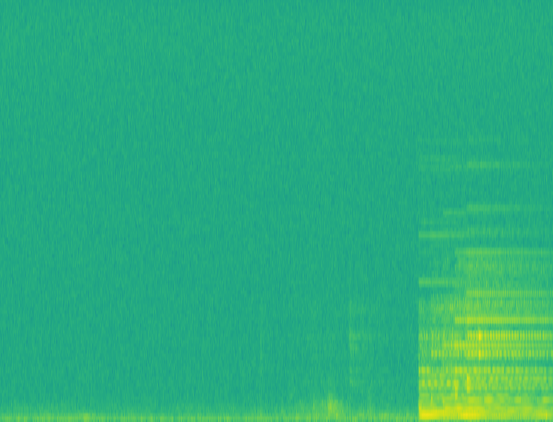
#> input picture sparse_modeling/img/Figure_1b.png, 553 x 422 px
$ python sparse_modeling_defect-detection.py   (older library calls are emulated)
#> lines starting #> are read from the running program, lines starting #| are printed output that depends on the picture
# -*- coding: utf-8 -*-
"""
画像の異常検知
sparse_modeling_defect-detection.py

This is a copy modify from defect-detection.ipynb
from https://github.com/hacarus/codezine-sparse-modeling/tree/master/5.


#
"""

#!pip install japanize-matplotlib
#!pip install spm-image  # use spm-image  https://github.com/hacarus/spm-image

# Commented out IPython magic to ensure Python compatibility.
import numpy as np
import matplotlib
import matplotlib.pyplot as plt
from PIL import Image
import seaborn as sns
import time

# %matplotlib inline
# %load_ext autoreload
# %autoreload 1

plt.rcParams["font.family"] = "MS Gothic"  # use for Windows  #"IPAexGothic"

#import warnings
#warnings.filterwarnings('ignore')

"""## 正常画像から辞書を作成"""

#!pwd
#!mkdir img
#!mkdir img/result

# 正常画像を読み込み
ok1="img/Figure_1b.png" # "img/wood-ok2.jpg"
ng1="img/Figure_2b.png" # "img/wood-ng2.jpg"
#ok_img = np.asarray(Image.open("img/wood-ok.jpg").convert('L'))
ok_img = np.asarray(Image.open(ok1).convert('L'))
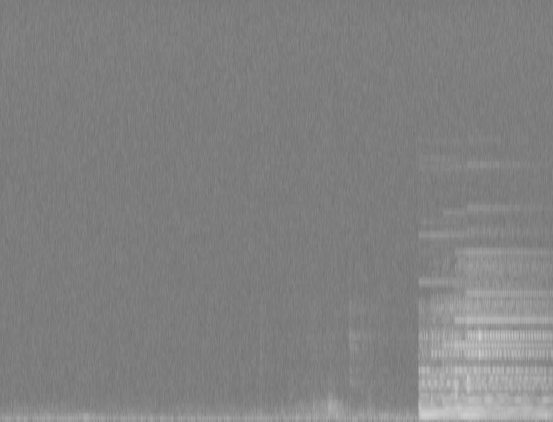
#> ok_img: shape (422, 553); min 113, max 212, mean 129.3
plt.imshow(ok_img, cmap='gray')
plt.title('正常画像')

# 正常画像は再構成できるようにしたいが、それ以外は再構成できないように、表現力を小さく設定する
#patch_size = (16, 16)
patch_size = (16, 4)
n_components = 10
transform_n_nonzero_coefs = 3
max_iter = 30

from sklearn.preprocessing import StandardScaler
from spmimage.feature_extraction.image import extract_simple_patches_2d, reconstruct_from_simple_patches_2d

# 学習用データの用意
scl = StandardScaler()
#> (the run stopped early here; a loop or call above may not have finished)
